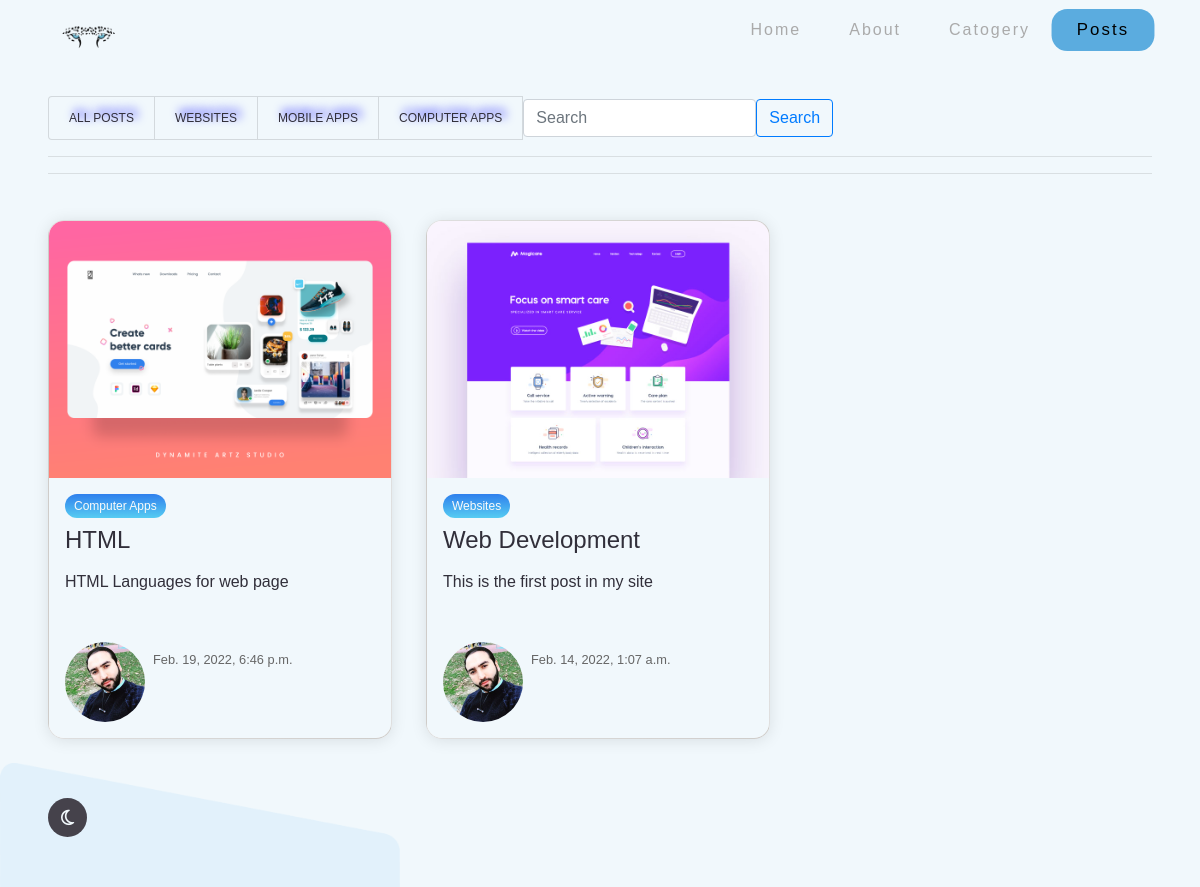
Page /services on the earlier database version.
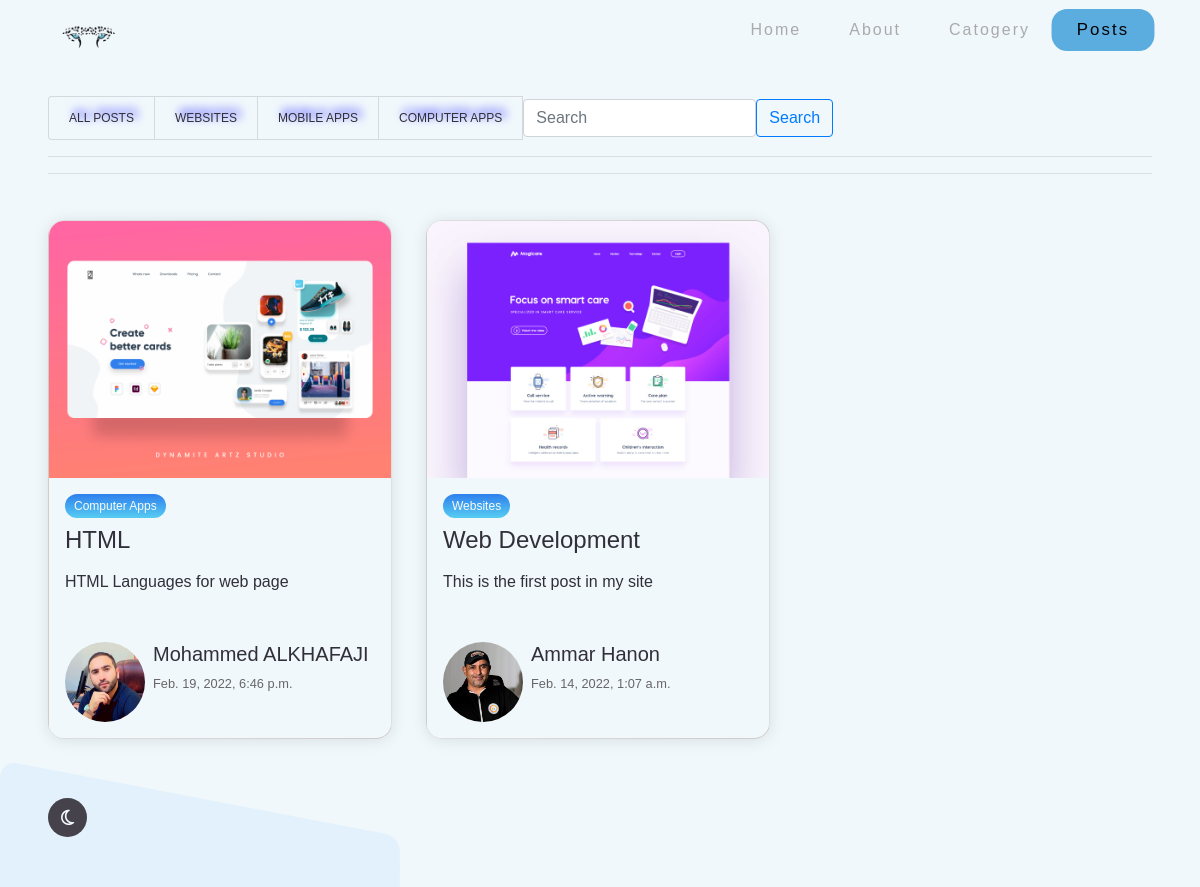
Same page on the later database version.
### pages/models.py (models this page shows, shortened)
class Posts(models.Model):
    Ptitle = models.CharField(max_length=100 , verbose_name="Title" )
    Pcategory = models.ForeignKey(Category,on_delete=models.CASCADE , verbose_name="Category")
    Pdetails = models.TextField(verbose_name="Details",null=True)
    Pimg = models.ImageField(upload_to="photos/%y/%m/%d" , verbose_name="Image")
    Pdata_time = models.DateTimeField(default=datetime.now())
    Pmember = models.ForeignKey(Members,on_delete=models.CASCADE,verbose_name="User")

class Members(models.Model):
    MMname = models.OneToOneField(
        User, on_delete=models.CASCADE, verbose_name="الاسم")
    MMfullname = models.CharField(max_length=150,
         verbose_name="الاسم الكامل",blank=True)
    MMprof = models.CharField(
        max_length=150, verbose_name="الاختصاص", blank=True)
    MMinfo = models.TextField(
        max_length=500, verbose_name="المعلومات", blank=True)
    MMimg = models.ImageField(
        upload_to="photos/%y/%m/%d", verbose_name="الصورة")

class Category (models.Model):
    Cname=models.CharField(max_length=75,verbose_name="اسم الفئة")
    def __str__(self):
        return self.Cname

### pages/views.py (the view)
# urls.py: path('services',views.services,name='services'),
def services(request):
    category = Category.objects.all().order_by("-Cname")
    posts = Posts.objects.all().order_by('-Pdata_time')
    context = {
        'posts':posts,
        'category': category,
    }
    return render(request,'pages/services.html',context)

### templates/pages/services.html (shortened to what this page needs)
{% extends "base.html" %}
{% load static %}
{% block content %}
<body id="services">
    <main>
  <div class="container">
    <div class="head">
        <div class="list">
            <ul class="list-group list-group-horizontal" >
                      <li class=" list-group-item"><a href="{% url 'services' %}" >ALL Posts</a></li>
                     {% for cat in category %}
                <li class=" list-group-item cat{{cat.id}}"><a href="#" >{{cat.Cname}}</a></li>
                     {% endfor %}
                <form class="d-flex" >
                    <input class="form-control me-2" type="search" placeholder="Search" aria-label="Search">
                    <button class="btn btn-outline-primary" type="submit" >Search</button>
                  </form>
              </ul>
            <hr>
          </div>
        <hr>
    </div>
    <div class="row">
      {% for post in posts %}
      <div class="col-6 col-md-4 posthide
                 post{{post.Pcategory.id}}">
        <div class="card">
          <div class="card__header">
            <img src="{{post.Pimg.url}}" alt="card__image" class="card__image" width="600">
          </div>
          <div class="card__body">
            <span class="tag tag-blue">{{post.Pcategory}}</span>
            <h4>{{post.Ptitle}}</h4>
            <p>{{post.Pdetails}}</p>
          </div>
          <div class="card__footer">
            <div class="user">
              <img src="{{post.Pmember.MMimg.url}}" alt="user__image" class="user__image" width="80" height="80">
              <div class="user__info">
                <h5>{{post.Pmember.MMfullname}}</h5>
                <small>{{post.Pdata_time}}</small>
              </div>
            </div>
          </div>
        </div>
      </div>
        {% endfor %}
    </div>
</main>
</body>
{% endblock content %}

Differences in the rows shown:
changed through a linked row, Posts "HTML": Pmember.MMimg: a different picture; Pmember.MMfullname (not shown) → "Mohammed ALKHAFAJI"
changed Posts "Web Development": Pmember.MMimg: a different picture; Pmember.MMfullname (not shown) → "Ammar Hanon"
